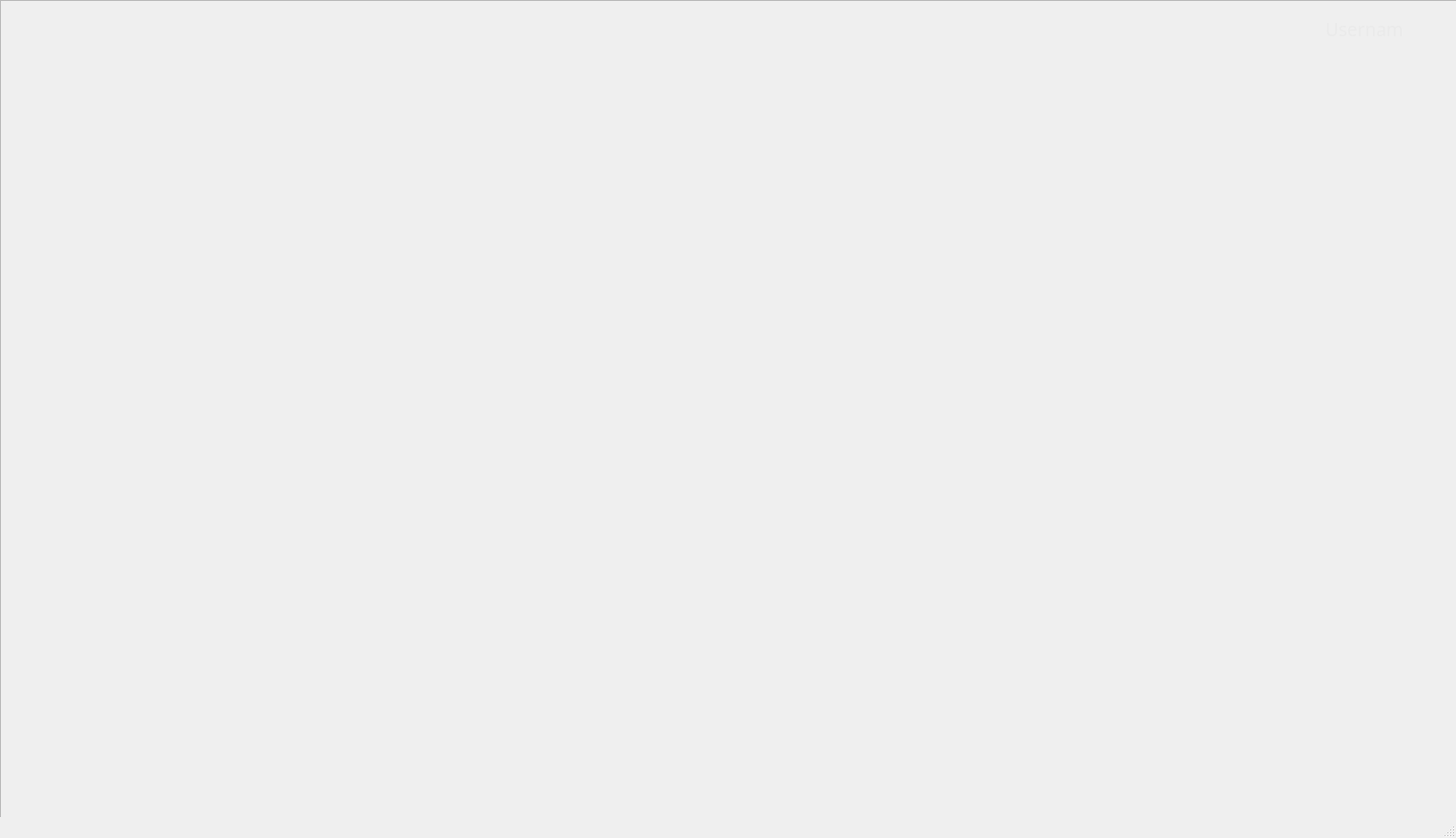
<?xml version="1.0" encoding="UTF-8"?>
<ui version="4.0">
 <class>UserHome</class>
 <widget class="QMainWindow" name="UserHome">
  <property name="geometry">
   <rect>
    <x>0</x>
    <y>0</y>
    <width>1527</width>
    <height>879</height>
   </rect>
  </property>
  <property name="windowTitle">
   <string>Home</string>
  </property>
  <widget class="QWidget" name="centralwidget">
   <widget class="QFrame" name="BackgroundFrame">
    <property name="geometry">
     <rect>
      <x>0</x>
      <y>0</y>
      <width>1531</width>
      <height>861</height>
     </rect>
    </property>
    <property name="frameShape">
     <enum>QFrame::StyledPanel</enum>
    </property>
    <property name="frameShadow">
     <enum>QFrame::Raised</enum>
    </property>
    <widget class="QLabel" name="BackgroundLabel">
     <property name="geometry">
      <rect>
       <x>0</x>
       <y>0</y>
       <width>1521</width>
       <height>841</height>
      </rect>
     </property>
     <property name="text">
      <string/>
     </property>
     <property name="pixmap">
      <pixmap>Images/User-Home.png</pixmap>
     </property>
     <property name="scaledContents">
      <bool>true</bool>
     </property>
    </widget>
    <widget class="QPushButton" name="RecordLookUpButton">
     <property name="geometry">
      <rect>
       <x>0</x>
       <y>170</y>
       <width>241</width>
       <height>51</height>
      </rect>
     </property>
     <property name="text">
      <string/>
     </property>
     <property name="flat">
      <bool>true</bool>
     </property>
    </widget>
    <widget class="QLabel" name="UsernameLabel">
     <property name="geometry">
      <rect>
       <x>1390</x>
       <y>20</y>
       <width>81</width>
       <height>21</height>
      </rect>
     </property>
     <property name="font">
      <font>
       <family>Source Sans Pro</family>
       <pointsize>14</pointsize>
      </font>
     </property>
     <property name="cursor">
      <cursorShape>BlankCursor</cursorShape>
     </property>
     <property name="autoFillBackground">
      <bool>false</bool>
     </property>
     <property name="styleSheet">
      <string notr="true">color: rgb(234, 234, 234);</string>
     </property>
     <property name="text">
      <string>Username</string>
     </property>
    </widget>
    <widget class="QPushButton" name="GenQueriesButton">
     <property name="geometry">
      <rect>
       <x>0</x>
       <y>290</y>
       <width>241</width>
       <height>51</height>
      </rect>
     </property>
     <property name="text">
      <string/>
     </property>
     <property name="flat">
      <bool>true</bool>
     </property>
    </widget>
    <widget class="QPushButton" name="PersRegisterButton">
     <property name="geometry">
      <rect>
       <x>0</x>
       <y>230</y>
       <width>241</width>
       <height>51</height>
      </rect>
     </property>
     <property name="text">
      <string/>
     </property>
     <property name="flat">
      <bool>true</bool>
     </property>
    </widget>
    <widget class="QPushButton" name="RecordRegisterButton">
     <property name="geometry">
      <rect>
       <x>0</x>
       <y>120</y>
       <width>241</width>
       <height>51</height>
      </rect>
     </property>
     <property name="text">
      <string/>
     </property>
     <property name="flat">
      <bool>true</bool>
     </property>
    </widget>
    <widget class="QPushButton" name="HomeButton">
     <property name="geometry">
      <rect>
       <x>0</x>
       <y>60</y>
       <width>241</width>
       <height>51</height>
      </rect>
     </property>
     <property name="text">
      <string/>
     </property>
     <property name="flat">
      <bool>true</bool>
     </property>
    </widget>
    <widget class="QPushButton" name="LogOutButton">
     <property name="geometry">
      <rect>
       <x>0</x>
       <y>780</y>
       <width>241</width>
       <height>51</height>
      </rect>
     </property>
     <property name="text">
      <string/>
     </property>
     <property name="flat">
      <bool>true</bool>
     </property>
    </widget>
   </widget>
  </widget>
  <widget class="QMenuBar" name="menubar">
   <property name="geometry">
    <rect>
     <x>0</x>
     <y>0</y>
     <width>1527</width>
     <height>21</height>
    </rect>
   </property>
  </widget>
  <widget class="QStatusBar" name="statusbar"/>
 </widget>
 <resources/>
 <connections/>
</ui>
